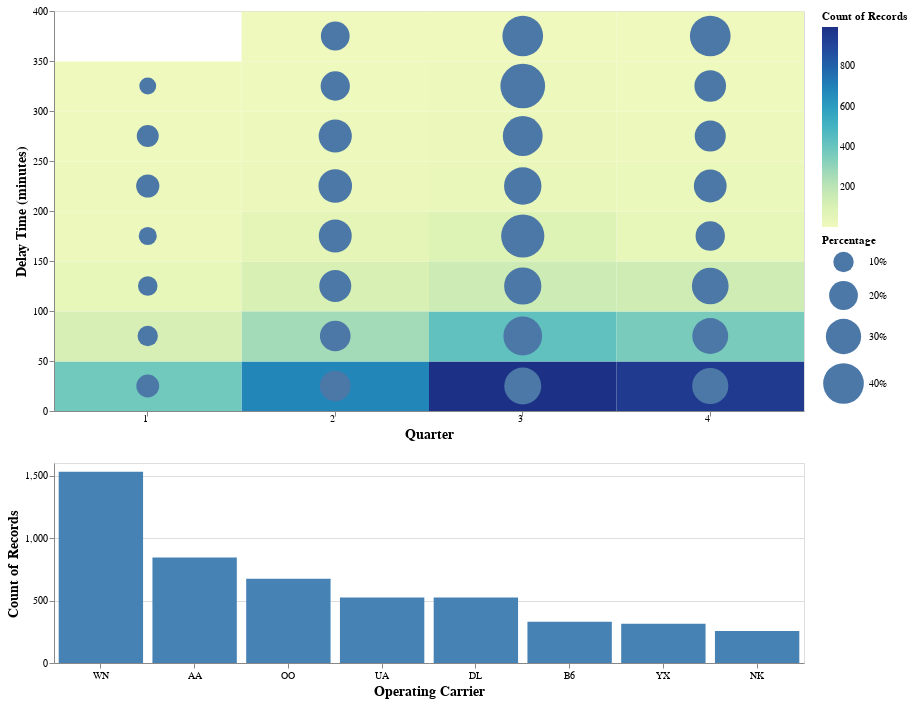

Notebook cell for this chart:
### Markdown cell above
### Plot first figure

### Code cell
pts = alt.selection(type="single", encodings=['x'])

rect = alt.Chart(df_time).mark_rect().encode(
            alt.Y("ARR_DELAY:Q", bin=True),
            alt.X("QUARTER:N"),
            color="count()"
        ).transform_filter(
            pts
        )
rect.width = 750
rect.height = 400

circle = alt.Chart(df_time).transform_bin(
            "ARR_DELAY_bin", field="ARR_DELAY"
        ).transform_filter(
            pts
        ).transform_joinaggregate(
            total="count()",
            groupby=["ARR_DELAY_bin"]
        ).transform_joinaggregate(
            in_group="count()",
            groupby=["ARR_DELAY_bin", "QUARTER"]
        ).transform_calculate(
            PERCENT_BY_ARR_DELAY=alt.datum.in_group / alt.datum.total
        ).mark_circle().encode(
            alt.Y("ARR_DELAY:Q", bin=True, axis=alt.Axis(title="Delay Time (minutes)", titleFontSize=14)),
            alt.X("QUARTER:N", axis=alt.Axis(title="Quarter", titleFontSize=14, labelAngle=0)),
            alt.Size("PERCENT_BY_ARR_DELAY:Q", scale=alt.Scale(range=[0, 2000]), legend=alt.Legend(format='%', title='Percentage')),
            tooltip=['QUARTER:N', 'count()', alt.Tooltip('PERCENT_BY_ARR_DELAY:Q', format='.2f'),]
        )
circle.width = 750
circle.height = 400

bar = alt.Chart(df_time).mark_bar().encode(
    x=alt.X('OP_UNIQUE_CARRIER:N', sort='-y', axis=alt.Axis(title="Operating Carrier", labelAngle=0, titleFontSize=14)),
    y=alt.Y('count()', axis=alt.Axis(titleFontSize=14)),
    color=alt.condition(pts, alt.ColorValue("steelblue"), alt.ColorValue("grey")),
    tooltip=['OP_UNIQUE_CARRIER:N', 'count()']
).properties(
    width=750,
    height=200
).add_selection(pts)

alt.vconcat(
    rect + circle,
    bar
).resolve_legend(
    color="independent",
    size="independent"
)

### Figure 1 — Vega-Lite specification as saved in the notebook (floating-point values rounded to 4 significant figures; data arrays with more than 128 entries replaced by an {"elided": "..."} marker saying what was removed)
{"config": {"view": {"continuousWidth": 400, "continuousHeight": 300}}, "vconcat": [{"layer": [{"mark": "rect", "encoding": {"color": {"aggregate": "count", "type": "quantitative"}, "x": {"field": "QUARTER", "type": "nominal"}, "y": {"bin": true, "field": "ARR_DELAY", "type": "quantitative"}}, "height": 400, "transform": [{"filter": {"selection": "selector013"}}], "width": 750}, {"mark": "circle", "encoding": {"size": {"field": "PERCENT_BY_ARR_DELAY", "legend": {"format": "%", "title": "Percentage"}, "scale": {"range": [0, 2000]}, "type": "quantitative"}, "tooltip": [{"field": "QUARTER", "type": "nominal"}, {"aggregate": "count", "type": "quantitative"}, {"field": "PERCENT_BY_ARR_DELAY", "format": ".2f", "type": "quantitative"}], "x": {"axis": {"labelAngle": 0, "title": "Quarter", "titleFontSize": 14}, "field": "QUARTER", "type": "nominal"}, "y": {"axis": {"title": "Delay Time (minutes)", "titleFontSize": 14}, "bin": true, "field": "ARR_DELAY", "type": "quantitative"}}, "height": 400, "transform": [{"bin": true, "field": "ARR_DELAY", "as": "ARR_DELAY_bin"}, {"filter": {"selection": "selector013"}}, {"joinaggregate": [{"op": "count", "as": "total"}], "groupby": ["ARR_DELAY_bin"]}, {"joinaggregate": [{"op": "count", "as": "in_group"}], "groupby": ["ARR_DELAY_bin", "QUARTER"]}, {"calculate": "(datum.in_group / datum.total)", "as": "PERCENT_BY_ARR_DELAY"}], "width": 750}]}, {"mark": "bar", "encoding": {"color": {"condition": {"value": "steelblue", "selection": "selector013"}, "value": "grey"}, "tooltip": [{"field": "OP_UNIQUE_CARRIER", "type": "nominal"}, {"aggregate": "count", "type": "quantitative"}], "x": {"axis": {"labelAngle": 0, "title": "Operating Carrier", "titleFontSize": 14}, "field": "OP_UNIQUE_CARRIER", "sort": "-y", "type": "nominal"}, "y": {"aggregate": "count", "axis": {"titleFontSize": 14}, "type": "quantitative"}}, "height": 200, "selection": {"selector013": {"type": "single", "encodings": ["x"]}}, "width": 750}], "data": {"name": "data-7766b6a680cdad9f8edf166b857396d1"}, "resolve": {"legend": {"color": "independent", "size": "independent"}}, "$schema": "https://vega.github.io/schema/vega-lite/v4.17.0.json", "datasets": {"data-7766b6a680cdad9f8edf166b857396d1": {"elided": "5000 records"}}}
